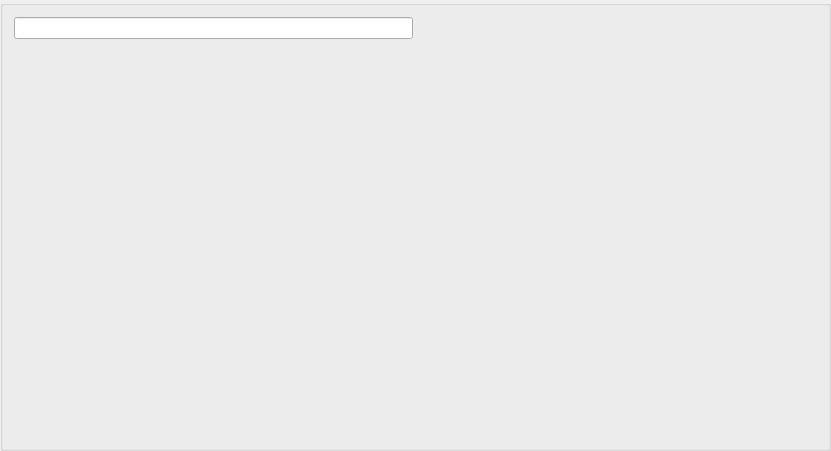
           <widget class="QGroupBox" name="gb_2">
            <property name="geometry">
             <rect>
              <x>990</x>
              <y>-10</y>
              <width>831</width>
              <height>451</height>
             </rect>
            </property>
            <property name="title">
             <string/>
            </property>
            <layout class="QGridLayout" name="gridLayout_6">
             <item row="2" column="0" colspan="2">
              <widget class="QWidget" name="wdg_temperature_1" native="true">
               <widget class="QLabel" name="image_label">
                <property name="geometry">
                 <rect>
                  <x>6</x>
                  <y>6</y>
                  <width>801</width>
                  <height>371</height>
                 </rect>
                </property>
                <property name="text">
                 <string/>
                </property>
               </widget>
              </widget>
             </item>
             <item row="0" column="0">
              <widget class="QLineEdit" name="le_temperature_2">
               <property name="readOnly">
                <bool>true</bool>
               </property>
              </widget>
             </item>
             <item row="0" column="1">
              <spacer name="horizontalSpacer_11">
               <property name="orientation">
                <enum>Qt::Horizontal</enum>
               </property>
               <property name="sizeHint" stdset="0">
                <size>
                 <width>93</width>
                 <height>20</height>
                </size>
               </property>
              </spacer>
             </item>
            </layout>
           </widget>
